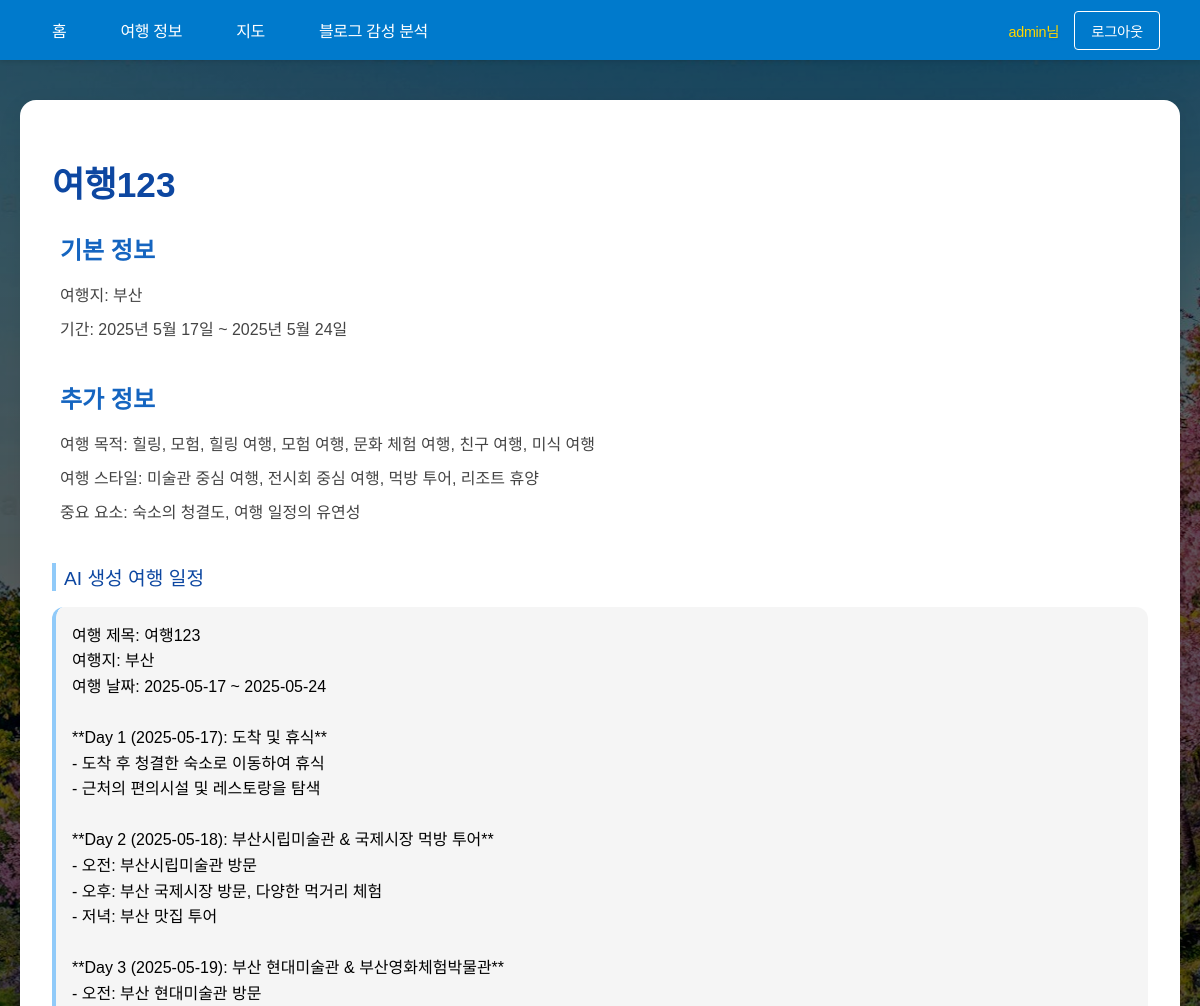
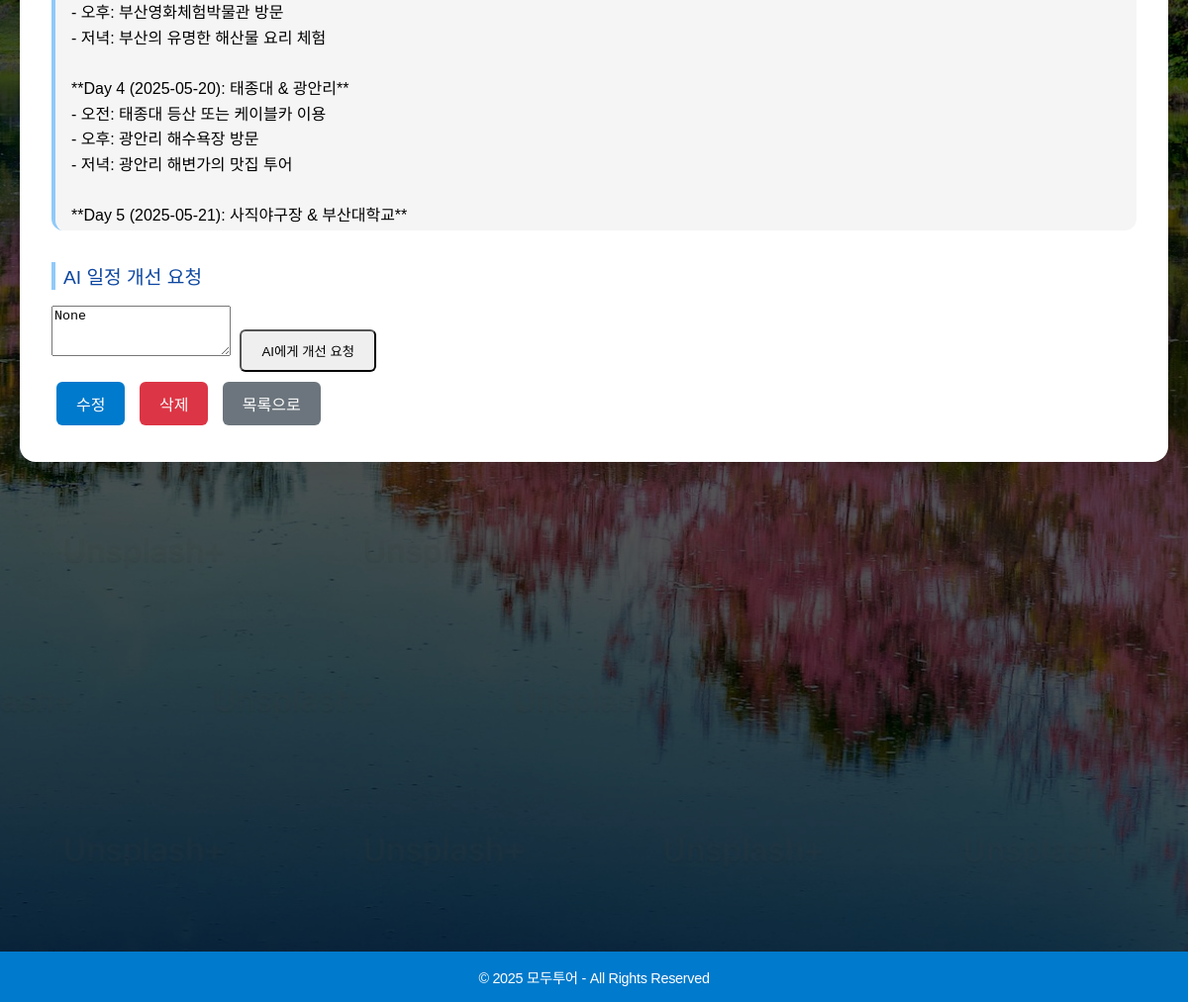
/travel/schedule/159/ (signed in), run on the app's committed database (2 pictures, top to bottom).
### accounts/models.py (models this page shows, shortened)
class CustomUser(AbstractUser):
    GENDER_CHOICES = (
        ('M', '남자'),
        ('F', '여자'),
    )
    gender = models.CharField(max_length=1, choices=GENDER_CHOICES, blank=True)
    phone_number = models.CharField(max_length=20, blank=True)

### travel_input/models.py (models this page shows, shortened)
class Schedule(models.Model):
    title = models.CharField(max_length=200, verbose_name='\uc77c\uc815 \uc81c\ubaa9')
    destination = models.ForeignKey(Destination, on_delete=models.SET_NULL, null=True, blank=True, verbose_name="\uc5ec\ud589\uc9c0")
    start_date = models.DateField(verbose_name='\uc2dc\uc791\uc77c')
    end_date = models.DateField(null=True, blank=True, verbose_name='\uc885\ub8cc\uc77c')
    budget = models.DecimalField(max_digits=10, decimal_places=0, null=True, blank=True, verbose_name='\uc608\uc0b0')
    notes = models.TextField(max_length=5000, null=True, blank=True, verbose_name='\uba54\ubaa8')
    user = models.ForeignKey(settings.AUTH_USER_MODEL, on_delete=models.CASCADE, related_name='schedules', verbose_name='\uc0ac\uc6a9\uc790')
    created_at = models.DateTimeField(auto_now_add=True)
    updated_at = models.DateTimeField(auto_now=True)
    favorite = models.BooleanField(default=False, verbose_name='\uc990\uaca8\ucc3e\uae30 \uc720\ubb34')
    travel_purpose = models.ManyToManyField(TravelPurpose, blank=True, verbose_name="\uc5ec\ud589 \ubaa9\uc801")
    travel_style = models.ManyToManyField(TravelStyle, blank=True, verbose_name="\uc5ec\ud589 \uc2a4\ud0c0\uc77c")
    important_factors = models.ManyToManyField(ImportantFactor, blank=True, verbose_name="\uc911\uc694 \uc694\uc18c")
    participant_info = models.TextField(null=True, blank=True, default='', verbose_name='\ucc38\uac00\uc790')
    place_info = models.TextField(null=True, blank=True, default='', verbose_name='\ubc29\ubb38 \uc7a5\uc18c')
    transport_info = models.TextField(null=True, blank=True, default='', verbose_name='\uad50\ud1b5 \uc815\ubcf4')
    age_group = models.CharField(max_length=50, null=True, blank=True, default='', verbose_name='\uc5f0\ub839\ub300')
    group_type = models.CharField(max_length=50, null=True, blank=True, default='', verbose_name='\uc5ec\ud589 \ub3d9\ud589 \ud615\ud0dc')
    preferred_activities = models.TextField(null=True, blank=True, default='', verbose_name='\uc120\ud638 \ud65c\ub3d9')
    meal_preference = models.TextField(null=True, blank=True, default='', verbose_name='\uc74c\uc2dd \uc120\ud638')
    language_support = models.BooleanField(default=False, verbose_name='\uc5b8\uc5b4 \uc9c0\uc6d0 \ud544\uc694')
    season = models.CharField(max_length=50, null=True, blank=True, default='', verbose_name='\ud76c\ub9dd \uacc4\uc808')
    repeat_visitor = models.BooleanField(default=False, verbose_name='\uc7ac\ubc29\ubb38 \uc720\ubb34')
    mobility_needs = models.TextField(null=True, blank=True, default='', verbose_name='\uc774\ub3d9 \uad00\ub828 \uc694\uad6c')
    event_interest = models.BooleanField(default=False, verbose_name='\ud604\uc9c0 \uc774\ubca4\ud2b8/\ucd95\uc81c \uad00\uc2ec')
    travel_insurance = models.BooleanField(default=False, verbose_name='\uc5ec\ud589\uc790 \ubcf4\ud5d8 \uac00\uc785')
    ai_response = models.TextField(null=True, blank=True, verbose_name='AI \uc0dd\uc131 \uacb0\uacfc')
    user_feedback = models.TextField(null=True, blank=True, verbose_name='\uc0ac\uc6a9\uc790 \ud53c\ub4dc\ub9bd')
    ai_feedback_response = models.TextField(null=True, blank=True, verbose_name='AI \uac1c\uc804 \uc81c\uc548')
    class Meta:
        ordering = ['-created_at', '-start_date']
        verbose_name = '\uc5ec\ud589 \uc77c\uc815'
        verbose_name_plural = '\uc5ec\ud589 \uc77c\uc815\ub4e4'

class Destination(models.Model):
    name = models.CharField(max_length=100, unique=True, verbose_name="\uc5ec\ud589\uc9c0\uba85")
    def __str__(self):
        return self.name

class TravelPurpose(models.Model):
    name = models.CharField(max_length=100, unique=True)

class TravelStyle(models.Model):
    name = models.CharField(max_length=100, unique=True)

class ImportantFactor(models.Model):
    name = models.CharField(max_length=100, unique=True)

### travel_input/views/schedule.py (the view, shortened to what this page needs)
# urls.py: path('schedule/<int:pk>/', schedule_detail, name='schedule_detail'),
@login_required
def schedule_detail(request, pk):
    schedule = get_object_or_404(Schedule, pk=pk, user=request.user)
    ai_answer = None
    return render(request, 'travel_input/schedule_detail.html', {
        'schedule': schedule,
        'ai_answer': ai_answer or schedule.ai_response,
    })

### travel_input/context_processors.py (called while the page is built)
def cities(request):
    from .models import City
    return {
        'cities': City.objects.filter(is_active=True).order_by('order', 'name')
    }

### templates/travel_input/schedule_detail.html (shortened to what this page needs)
{% extends 'base.html' %}
{% load static humanize %}
{% block extra_css %}
<link rel="stylesheet" href="{% static 'css/schedule_detail.css' %}">
{% endblock %}
{% block content %}
<div class="container">
  <div class="schedule-detail">
    <h1 class="text-center mb-4">{{ schedule.title }}</h1>
    <div class="info-section">
      <h2> 기본 정보</h2>
      <ul class="meta-list">
        <li> 여행지: {{ schedule.destination }}</li>
        <li> 기간: {{ schedule.start_date }} ~ {{ schedule.end_date }}</li>
      </ul>
    </div>
    <div class="info-section">
      <h2> 추가 정보</h2>
      <ul class="meta-list">
        <li>
           여행 목적:
          {% for purpose in schedule.travel_purpose.all %}
            {{ purpose.name }}{% if not forloop.last %}, {% endif %}
          {% empty %}없음{% endfor %}
        </li>
        <li>
           여행 스타일:
          {% for style in schedule.travel_style.all %}
            {{ style.name }}{% if not forloop.last %}, {% endif %}
          {% empty %}없음{% endfor %}
        </li>
        <li>
           중요 요소:
          {% for factor in schedule.important_factors.all %}
            {{ factor.name }}{% if not forloop.last %}, {% endif %}
          {% empty %}없음{% endfor %}
        </li>
      </ul>
    </div>
    <div class="section-title">AI 생성 여행 일정</div>
    {% if ai_answer %}
      <div class="ai-answer">{{ ai_answer|linebreaksbr }}</div>
    {% else %}
      <p>AI 여행 일정이 없습니다.</p>
    {% endif %}
    <div class="section-title mt-5">AI 일정 개선 요청</div>
    <form method="post" action="">
      <textarea name="user_feedback" class="form-control" rows="3" placeholder="이 일정에 대한 개선 의견을 입력해 주세요.">{{ schedule.user_feedback }}</textarea>
      <button type="submit" class="btn btn-outline-primary mt-2">AI에게 개선 요청</button>
    </form>
    <div class="text-center mt-4">
      <a href="{% url 'travel_input:schedule_update' schedule.pk %}" class="btn btn-primary">수정</a>
      <a href="{% url 'travel_input:schedule_delete' schedule.pk %}" class="btn btn-danger">삭제</a>
      <a href="{% url 'travel_input:schedule_list' %}" class="btn btn-secondary">목록으로</a>
    </div>
  </div>
</div>
{% endblock %}

### templates/base.html (shortened to what this page needs)
{% load static %}
<!DOCTYPE html>
<html lang="ko">
<head>
    {% block extra_head %}
    <link href="https://cdnjs.cloudflare.com/ajax/libs/ubuntu/0.0.1/ubuntu.css" rel="stylesheet">
    {% endblock %}
    {% block extra_css %}{% endblock %}
</head>
<body>
    <div class="nav-bar">
        <div class="nav-links">
            <a href="{% url 'home' %}">홈</a>
            <div class="dropdown">
                <a href="{% url 'travel_input:travel_list' %}">여행 정보</a>
            </div>
            <a href="{% url 'map:map_view' %}">지도</a>
            <a href="{% url 'blog:sentiment_analysis' %}">블로그 감성 분석</a>
        </div>
        {% if user.is_authenticated %}
        <div class="nav-user">
            <span>{{ user.username }}님</span>
            <form action="{% url 'accounts:logout' %}" method="post" style="margin: 0;">
                <button type="submit" class="logout-btn">로그아웃</button>
            </form>
        </div>
        {% else %}
        <div class="nav-user">
            <a href="{% url 'accounts:login' %}" class="login-btn">로그인</a>
            <a href="{% url 'accounts:register' %}" class="login-btn">회원가입</a>
        </div>
        {% endif %}
    </div>
    <div class="content">
        {% block content %}
        {% endblock %}
    </div>
    <footer>
        <p style="margin: 0;">© 2025 모두투어 - All Rights Reserved</p>
    </footer>
</body>
</html>

### static/css/schedule_detail.css (style rules this page uses)
:root { --clr-primary: #0d47a1; --clr-secondary: #1565c0; --clr-accent: #90caf9; --clr-light: #f5f5f5; --clr-card-bg: #ffffff; }
.container { max-width: 1200px; margin: 0 auto; padding: 20px; }
.schedule-detail { background: #fff; border-radius: 1rem; box-shadow: 0 8px 24px rgba(0, 0, 0, 0.08); padding: 2rem; font-family: 'Pretendard', sans-serif; }
h1.text-center { font-size: 2.2rem; color: var(--clr-primary); margin-bottom: 1.5rem; }
.info-section { margin-bottom: 40px; }
.info-section h2 { font-size: 1.5rem; color: var(--clr-secondary); margin-bottom: 16px; display: flex; align-items: center; gap: 8px; }
.meta-list { list-style: none; padding: 0; margin: 0; }
.meta-list li { font-size: 1rem; margin-bottom: 10px; color: #444; display: flex; align-items: center; }
.section-title { font-size: 1.2rem; color: var(--clr-primary); border-left: 4px solid var(--clr-accent); padding-left: 0.5rem; margin-top: 2rem; margin-bottom: 1rem; }
.ai-answer { background: var(--clr-light); border-left: 4px solid var(--clr-accent); padding: 1rem; border-radius: 0.75rem; font-size: 1rem; line-height: 1.6; white-space: pre-wrap; overflow-x: auto; word-break: break-word; max-height: 600px; overflow-y: auto; }
.btn { display: inline-block; padding: 10px 20px; border-radius: 6px; font-weight: 500; text-decoration: none; margin: 5px; transition: 0.3s ease; }
.btn-primary { background: #007acc; color: white; }
.btn-danger { background: #dc3545; color: white; }
.btn-secondary { background: #6c757d; color: white; }

### data on the page
CustomUser: username "admin"
Schedule: title "여행123", destination "부산", start_date "2025년 5월 17일", end_date "2025년 5월 24일", ai_response "여행 제목: 여행123 여행지: 부산 여행 날짜: 2025-05-17 ~ 2025-05-24 **Day 1 (2025-05-17): 도착 및 휴식** - 도착 후 청결한 숙소로 이동하여 휴식 - 근처의 편의시설 및 레스토랑을 탐색 **Day 2 (2025-05-18): 부산시립미술관 & 국제시장 먹방 투어** - 오전: 부산시립미술관 방문 - 오후: 부산 국제시장 방문, 다양한 먹거리 체험 - 저녁: 부산 맛집 투어 **Day 3 (2025-05-19): 부산 현대미술관 & 부산영화체험박물관** - 오전: 부산 현대미술관 방문 - 오후: 부산영화체험박물관 방문 - 저녁: 부산의 유명한 해산물 요리 체험 **Day 4 (2025-05-20): 태종대 & 광안리** - 오전: 태종대 등산 또는 케이블카 이용 - 오후: 광안리 해수욕장 방문 - 저녁: 광안리 해변가의 맛집 투어 **Day 5 (2025-05-21): 사직야구장 & 부산대학교**", user_feedback "None"
TravelPurpose: name "힐링"
TravelPurpose: name "모험"
TravelPurpose: name "힐링 여행"
TravelPurpose: name "모험 여행"
TravelPurpose: name "문화 체험 여행"
TravelPurpose: name "친구 여행"
TravelPurpose: name "미식 여행"
TravelStyle: name "미술관 중심 여행"
TravelStyle: name "전시회 중심 여행"
TravelStyle: name "먹방 투어"
TravelStyle: name "리조트 휴양"
ImportantFactor: name "숙소의 청결도"
ImportantFactor: name "여행 일정의 유연성"
